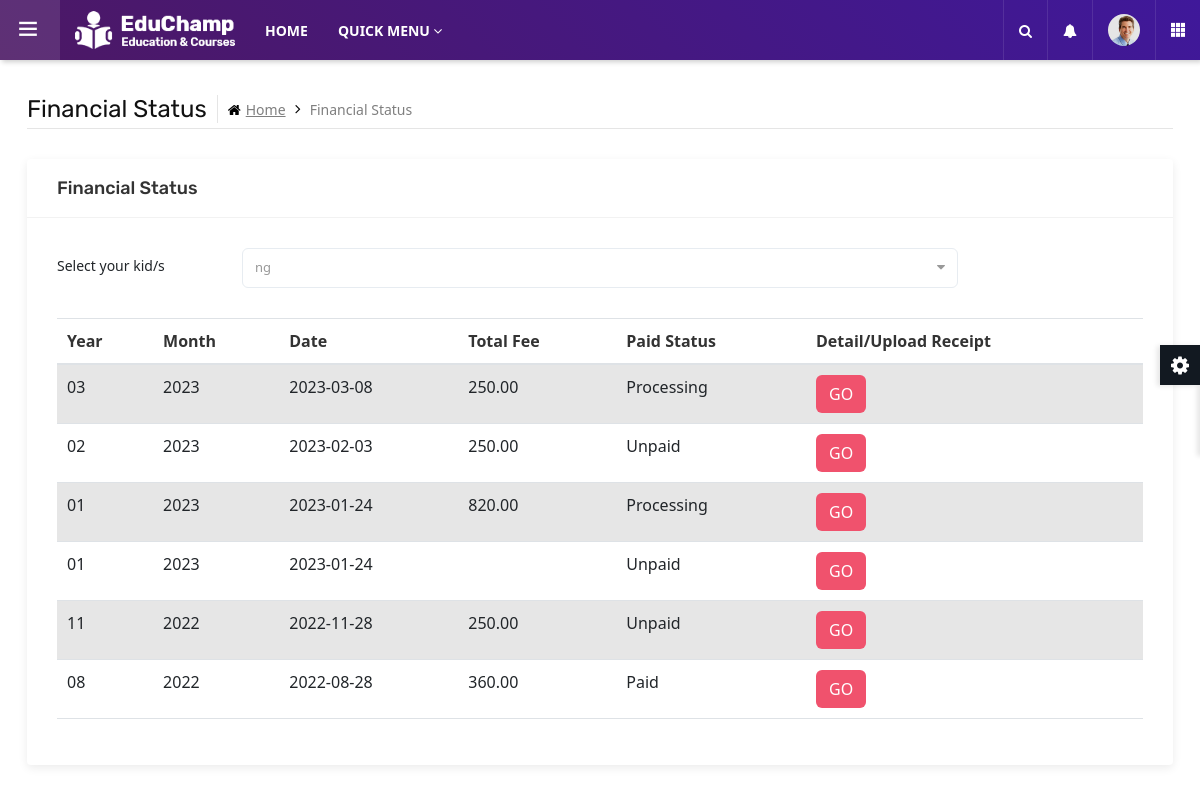
Page /financialStudent.php (signed in) on the earlier database version.
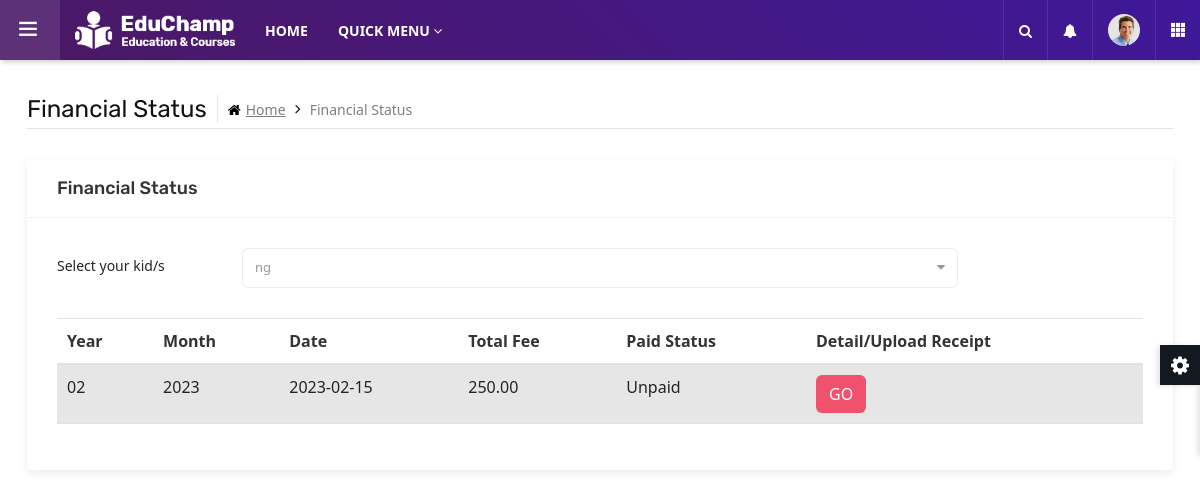
Same page on the later database version.
### tables this page shows
CREATE TABLE `student` (
  `stdMKN` char(12) NOT NULL,
  `stdName` varchar(50) NOT NULL,
  `stdGender` tinyint(1) NOT NULL,
  `stdAge` decimal(2,0) NOT NULL,
  `stdDOB` date NOT NULL,
  `stdFavorColor` varchar(20) DEFAULT NULL,
  `stdDiapers` tinyint(1) NOT NULL,
  `stdSession` varchar(2) NOT NULL,
  `stdMeal` varchar(2) NOT NULL,
  `stdPhoto` varchar(40) NOT NULL,
  `stdRegStatus` tinyint(2) NOT NULL,
  `pIC` char(12) NOT NULL,
  `clsName` varchar(20) DEFAULT NULL,
  `prgName` varchar(50) DEFAULT NULL
);

CREATE TABLE `fee` (
  `fID` int(11) NOT NULL,
  `fDate` date NOT NULL,
  `fDesc` varchar(255) DEFAULT NULL,
  `fTot` decimal(8,2) DEFAULT NULL,
  `stdMKN` char(12) NOT NULL,
  `payDate` timestamp NULL DEFAULT NULL,
  `payStatus` tinyint(1) NOT NULL,
  `fPhoto` varchar(40) DEFAULT NULL
);

### financialStudent.php (the view, shortened to what this page needs)
<?php
include "leftSideBarParent.php";
$pIC = $_SESSION["pIC"];
$payStatus = array("Unpaid", "Paid", "Processing");
?>
	<main class="ttr-wrapper">
		<div class="container-fluid">
			<div class="db-breadcrumb">
				<h4 class="breadcrumb-title">Financial Status</h4>
				<ul class="db-breadcrumb-list">
					<li><a href="#"><i class="fa fa-home"></i>Home</a></li>
					<li>Financial Status</li>
				</ul>
			</div>
            <div class="row">
				<div class="col-lg-12 m-b30">
					<div class="widget-box">
						<div class="wc-title">
							<h4>Financial Status</h4>
						</div>
                        <div class="widget-inner">
                        <?php
                        $queryGetStd = "SELECT * FROM Student WHERE pIC = '$pIC' ";
                        $resultGetStd = mysqli_query($con, $queryGetStd);
                        echo "
                        <form class='edit-profile m-b30' name='financialForm' method='post' action='financialStudent.php' id='filter'>
                        <div class='form-group row'>
								<label class='col-sm-2 col-form-label'>Select your kid/s</label>
								<div class='col-sm-8'>
                                <select name='stdMKN' class='form-control' id='select' onchange='changeFunc();'>
                        ";
                        while($rowGetStd = mysqli_fetch_array($resultGetStd)){
                            if($_POST["stdMKN" ] == $rowGetStd["stdMKN"]){
                                echo "<option value = '$rowGetStd[stdMKN]' selected>$rowGetStd[stdName]</option>";
                            }
                            else{
                                echo "<option value = '$rowGetStd[stdMKN]'>$rowGetStd[stdName]</option>";
                            }
                        }
                        echo "
                        </select></div>
						</div>
                        </form>
                        ";
                        ?>
                        <table class="table table-striped table-hover ">
                        <thead>
                        <tr>
                        <th>Year</th>
                        <th>Month</th>
                        <th>Date</th>
                        <th>Total Fee</th>
                        <th>Paid Status</th>
                        <th>Detail/Upload Receipt</th>
                        </tr>
                        <thead>
                        <tbody>
                        <?php
                        $stdMKN = $_POST['stdMKN'];
                        $query1 = "SELECT * FROM fee WHERE stdMKN='$stdMKN' ORDER BY fDate DESC";
                        $result1 = mysqli_query($con, $query1);
                        while($row1 = mysqli_fetch_array($result1)){
                            $fDate = $row1['fDate'];
                            $month = date("m",strtotime($fDate));
                            $year = date("Y",strtotime($fDate));
                            $payS = $row1['payStatus'];
                            echo "
                            <tr>
                            <td>$month</td>
                            <td>$year</td>
                            <td>$fDate</td>
                            <td>$row1[fTot]</td>
                            <td>$payStatus[$payS]</td>
                            <td>
                                <form method = 'post' action = 'financialDetailStudent.php'>
                                <input type = 'hidden' name = 'fID' value = '$row1[fID]'>
                                <input type = 'hidden' name = 'stdMKN' value = '$stdMKN' >
                                <input type = 'submit' class = 'btn red pull-left' value = 'GO'></td>
                                </form>
                            </td>
                            </tr>
                            ";
                        }
                        ?>
                        </tbody>
                        </table>
                    </div>
                </div>
            </div>
        </div>
    </main>
</body>
</html>

### leftSideBarParent.php (shortened to what this page needs)
<!DOCTYPE html>
<html lang="en">
<head>
	<link rel="stylesheet" type="text/css" href="assets/css/assets.css">
	<link rel="stylesheet" type="text/css" href="assets/vendors/calendar/fullcalendar.css">
	<link rel="stylesheet" type="text/css" href="assets/css/typography.css">
	<link rel="stylesheet" type="text/css" href="assets/css/shortcodes/shortcodes.css">
	<link rel="stylesheet" type="text/css" href="assets/css/style.css">
	<link rel="stylesheet" type="text/css" href="assets/css/dashboard.css">
	<link rel="stylesheet" type="text/css" href="css/bootstrap5.min.css">
	<link class="skin" rel="stylesheet" type="text/css" href="assets/css/color/color-1.css">
	<link href="https://cdn.jsdelivr.net/npm/bootstrap@5.2.3/dist/css/bootstrap.min.css" rel="stylesheet">
</head>
<body class="ttr-opened-sidebar ttr-pinned-sidebar">
	<header class="ttr-header">
		<div class="ttr-header-wrapper">
			<div class="ttr-toggle-sidebar ttr-material-button">
				<i class="ti-menu ttr-close-icon"></i>
			</div>
			<div class="ttr-logo-box">
				<div>
					<a href="dashboardParent.php" class="ttr-logo">
						<img class="ttr-logo-desktop" alt="" src="assets/images/logo-white.png" width="160" height="27">
					</a>
				</div>
			</div>
			<div class="ttr-header-menu">
				<ul class="ttr-header-navigation">
					<li>
						<a href="../dashboardParent.php" class="ttr-material-button ttr-submenu-toggle">HOME</a>
					</li>
					<li>
						<a href="#" class="ttr-material-button ttr-submenu-toggle">QUICK MENU <i class="fa fa-angle-down"></i></a>
					</li>
				</ul>
			</div>
			<div class="ttr-header-right ttr-with-seperator">
				<ul class="ttr-header-navigation">
					<li>
						<a href="#" class="ttr-material-button ttr-search-toggle"><i class="fa fa-search"></i></a>
					</li>
					<li>
						<a href="#" class="ttr-material-button ttr-submenu-toggle"><i class="fa fa-bell"></i></a>
					</li>
					<li>
						<a href="#" class="ttr-material-button ttr-submenu-toggle"><span class="ttr-user-avatar"><img alt="" src="assets/images/testimonials/pic3.jpg" width="32" height="32"></span></a>
					</li>
					<li class="ttr-hide-on-mobile">
						<a href="#" class="ttr-material-button"><i class="ti-layout-grid3-alt"></i></a>
					</li>
				</ul>
			</div>
		</div>
	</header>

### assets/css/typography.css (style rules this page uses)
body { background-color: #fff; font-family: Rubik; font-size: 16px; font-weight: 400; color:#505050; padding: 0; margin: 0; overflow-x: hidden; -webkit-font-smoothing: antialiased; font-smoothing: antialiased; -moz-osx-font-smoothing: grayscale; scroll-behavior: smooth; }
a { color: #6f6f6f; outline: 0 none; text-decoration: none; }
img { border-style: none; height: auto; max-width: 100%; vertical-align: middle; }
section, article, aside, details, figcaption, figure, footer, header, hgroup, main, menu, nav, summary { display: block; }
table { background-color: transparent; width: 100%; }
table thead th { color: #333; }
table td { padding: 15px 10px; }
p, address, pre, hr, ul, ol, dl, dd, table { margin-bottom: 24px; }
h1, h2, h3, h4, h5, h6 { color: #111111; font-family: rubik; margin-top:0; }
h4 { font-size: 22px; line-height: 28px; margin-bottom: 15px; font-weight: 500; }
dl, ul, ol { list-style-position: outside; padding: 0; }
ul, ol { margin-bottom: 24px; }
ul li, ol li { padding: 0; }
.m-b30 { margin-bottom: 30px; }

### assets/css/style.css (style rules this page uses)
.edit-profile .col-form-label { font-size:14px; font-weight: 400; }
.edit-profile { padding:30px; }
.edit-profile .form-group { margin-bottom: 15px; }

### assets/css/color/color-1.css (style rules this page uses)
:root { --primary: #4c1864; --sc-primary: #4d0a91; }
.bg-primary,.btn,.comments-area .comment-form p input[type="submit"],.pagination > .active > a,.pagination > .active > span,.pagination > .active > a:hover,.pagination > .active > span:hover,.pagination > .active > a:focus,.pagination > .active > span:focus,.feature-filters .active > [class*="btn"],.list-num-count > li:before,.pagination-bx.primary .pagination > li > a, .pagination-bx.primary .pagination > li > span,button.back-to-top,.rev-btn { background-color: #4c1864; }
a,.text-primary,.primary li:before,.menu-links .nav > li.active > a,.menu-links .nav > li:hover > a,.menu-links .nav > li .mega-menu > li ul a:hover,.menu-links .nav > li .sub-menu li:hover > a,footer a:active,footer a:focus,footer a:hover,footer h1 a,footer h2 a,footer h3 a,footer h4 a,footer h5 a,footer h6 a,footer p a,.testimonial-1 .testimonial-position,.acod-head a:after,.acod-head a,.acod-head a:hover,.acod-head a.collapsed:hover,.ttr-tabs .nav-tabs > li > a i,h1 a:hover,h2 a:hover,h3 a:hover,h4 a:hover,h5 a:hover,h6 a:hover,.btn.outline,.btn-link:hover { color: #4c1864; }
.ttr-notify-header::after,.widget-bg1,.ttr-search-bar,.ttr-header,.ovpr-dark:after, .pricingtable-main,.account-head:after { background: #4c1864; background: -moz-linear-gradient(45deg, #4c1864 0%, #3f189a 100%); background: -webkit-linear-gradient(45deg, #4c1864 0%,#3f189a 100%); background: linear-gradient(45deg, #4c1864 0%,#3f189a 100%); filter: progid:DXImageTransform.Microsoft.gradient( startColorstr='#4c1864', endColorstr='#3f189a',GradientType=1 ); }
.course-info-list ul li a.active, .course-info-list ul li a:hover,.btn,.profile-tabnav .nav li a.active,button.back-to-top,.upcoming-event-carousel.owl-btn-1 .owl-prev, .upcoming-event-carousel.owl-btn-1 .owl-next,.courses-carousel .owl-nav .owl-next, .courses-carousel .owl-nav .owl-prev, .recent-news-carousel .owl-nav .owl-next, .recent-news-carousel .owl-nav .owl-prev, .testimonial-carousel .owl-nav .owl-next, .testimonial-carousel .owl-nav .owl-prev { background-color:#f7b205; color:#000; }

### assets/css/shortcodes/button.css (style rules this page uses)
.btn { -moz-user-select: none; border: 1px solid rgba(0, 0, 0, 0); border-radius: 4px; display: inline-block; font-size: 16px; font-weight: 400; line-height: 1.25; padding: 8px 16px; text-align: center; transition: all 0.2s ease-in-out 0s; vertical-align: middle; white-space: nowrap; }
.btn, .btn-secondry { color: #fff; padding: 10px 20px; display: inline-block; font-size: 14px; outline: none; cursor: pointer; outline: none; border-width: 0; border-style: solid; border-color: transparent; line-height: 1.42857; border-radius: 3px; font-weight: 400; text-align:center; font-family: rubik; }
.btn { background-color: #EFBB20; }
.btn.red { background-color: #f0526d; color: #fff; }

### assets/css/shortcodes/breadcrumb.css (style rules this page uses)
.table > tbody > tr > td, .table > tbody > tr > th, .table > tfoot > tr > td, .table > tfoot > tr > th, .table > thead > tr > td, .table > thead > tr > th { padding: 10px; }

Differences in the rows shown:
removed fee: fDate "03", fDate "2023", fDate "2023-03-08", fTot "250.00", payStatus "Processing"
removed fee: fDate "02", fDate "2023", fDate "2023-02-03", fTot "250.00", payStatus "Unpaid"
removed fee: fDate "01", fDate "2023", fDate "2023-01-24", fTot "820.00", payStatus "Processing"
removed fee: fDate "01", fDate "2023", fDate "2023-01-24", payStatus "Unpaid"
removed fee: fDate "11", fDate "2022", fDate "2022-11-28", fTot "250.00", payStatus "Unpaid"
removed fee: fDate "08", fDate "2022", fDate "2022-08-28", fTot "360.00", payStatus "Paid"
added fee: fDate "02", fDate "2023", fDate "2023-02-15", fTot "250.00", payStatus "Unpaid"
